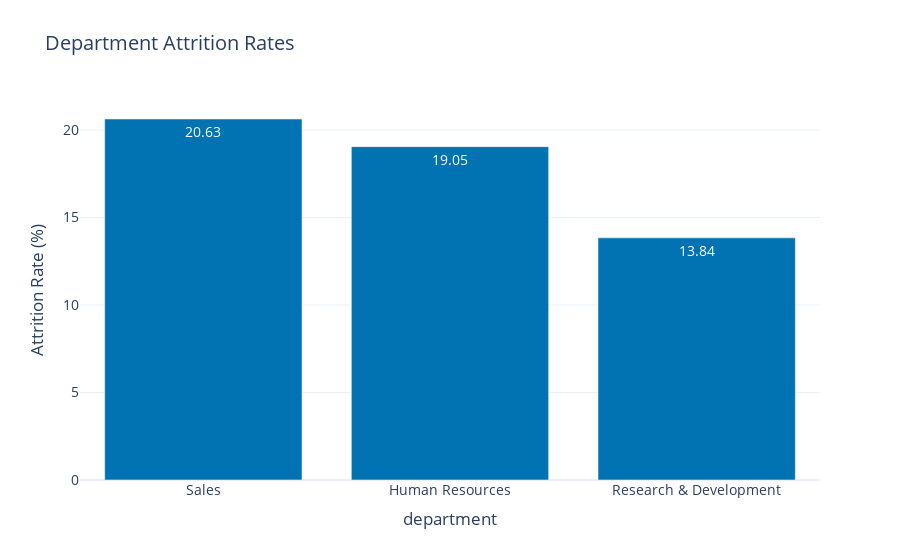

This figure's notebook cell:
### Markdown cell above
### 🧪 Test Enhanced Agent with Different Audiences

Let's compare how the same data is visualized for different audiences:

### Code cell
# Get sample data
df_test = agent.query("What is the attrition rate by department?")

print("📊 Sample Data:")
display(df_test)

# Test with Executive audience
print("\n" + "="*60)
print("🎯 EXECUTIVE VERSION (Simple, High-Level)")
print("="*60)
fig_exec = viz_executive.visualize(
    df_test, 
    "Department attrition rates",
    verbose=True
)

### Figure 1 — Plotly figure (JSON) as saved in the notebook; plotly's stock layout.template omitted (floating-point values rounded to 4 significant figures)
{"data": [{"hovertemplate": "department=%{x}<br>Attrition Rate (%)=%{y}<extra></extra>", "legendgroup": "", "marker": {"color": "#0173B2", "pattern": {"shape": ""}}, "name": "", "orientation": "v", "showlegend": false, "textposition": "auto", "texttemplate": "%{y}", "type": "bar", "x": ["Sales", "Human Resources", "Research & Development"], "xaxis": "x", "y": [20.63, 19.05, 13.84], "yaxis": "y"}], "layout": {"barmode": "relative", "font": {"size": 14}, "legend": {"tracegroupgap": 0}, "plot_bgcolor": "white", "title": {"text": "Department Attrition Rates"}, "xaxis": {"anchor": "y", "domain": [0, 1], "title": {"text": "department"}}, "yaxis": {"anchor": "x", "domain": [0, 1], "title": {"text": "Attrition Rate (%)"}}}}
